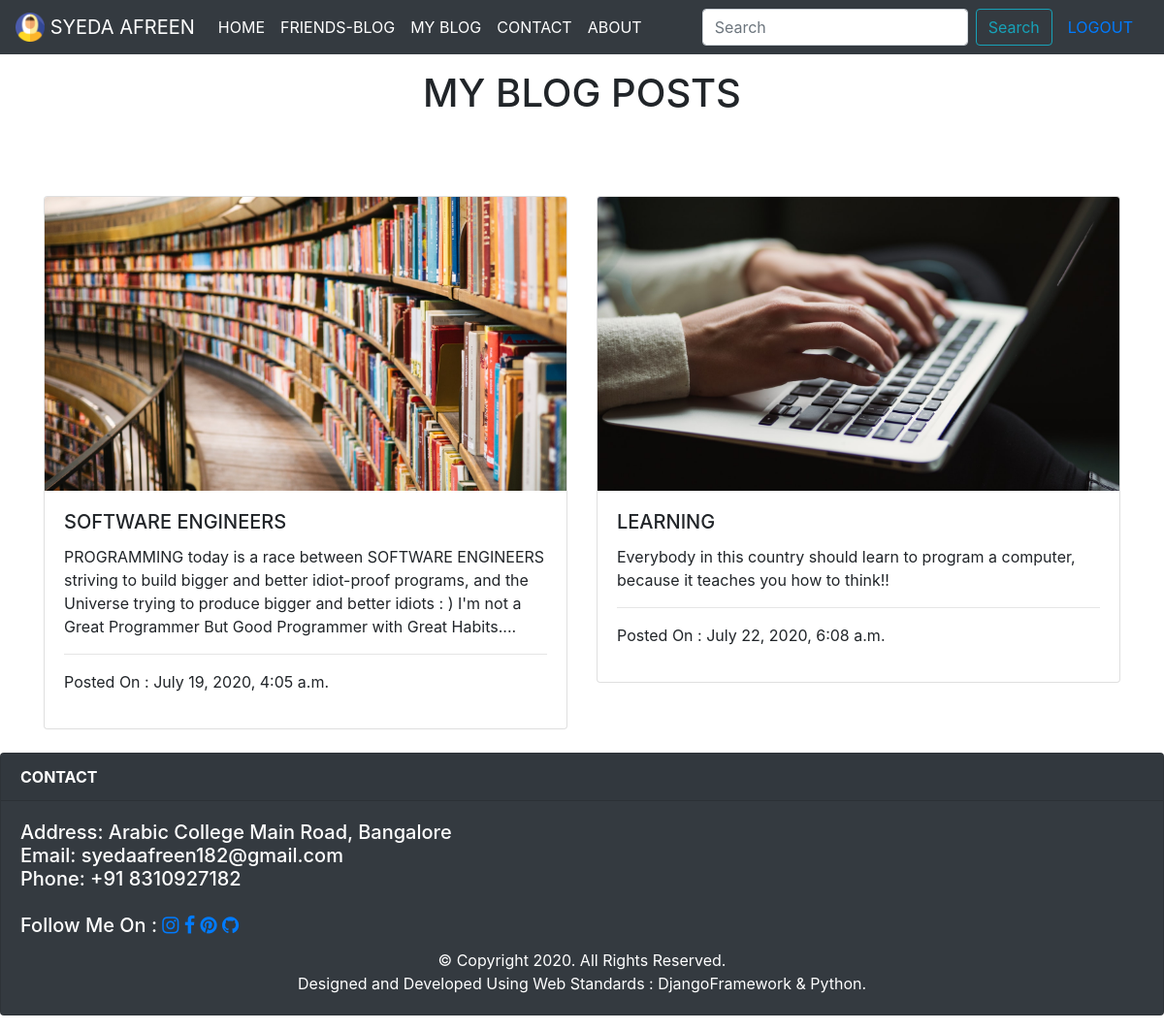
The app's page /handleBlog (signed in) with its own data.
### app/models.py (models this page shows, shortened)
class PersonalBlogPost(models.Model):
    sno=models.AutoField(primary_key=True)
    title=models.CharField(max_length=50)
    content=models.TextField()
    author=models.CharField(max_length=50)
    img=models.ImageField(upload_to='pictures',blank=True,null=True)
    timeStamp=models.DateTimeField(blank=True)

### app/views.py (the view)
# urls.py: path('handleBlog',views.handleBlog,name='handleBlog'),
def handleBlog(request):
    if not request.user.is_authenticated:
        messages.error(request,"Please login and Try Again")
        return redirect('/login')
    posts=PersonalBlogPost.objects.all()
    context = {'posts':posts}
    return render(request,'handleblog.html',context)

### templates/handleblog.html (shortened to what this page needs)
{% extends 'basic.html' %}
{% block body %}
<center><p class="text-center mt-3 mb-3"><h1>MY BLOG POSTS</h1></p></center>
<center>
<div class="container mt-4">
</div>
</center>
<div class="container mt-4">
<div class="row row-cols-1 row-cols-md-2">
{% for post in posts%}
  <div class="col mb-4">
    <div class="card">
      <img src="{{post.img.url}}" class="card-img-top" alt="...">
      <div class="card-body">
        <h5 class="card-title">{{post.title}}</h5>
        <p class="card-text">{{post.content}}</p>
        <hr>
        <p>Posted On : {{post.timeStamp}}</p>
      </div>
    </div>
  </div>
{% endfor %}
</div>
</div>
{% endblock body %}

### templates/basic.html (shortened to what this page needs)
{% load static %}
<!doctype html>
<html lang="en">
  <head>
    <link rel="stylesheet" href="https://stackpath.bootstrapcdn.com/bootstrap/4.5.0/css/bootstrap.min.css">
    <link rel="stylesheet" href="https://cdnjs.cloudflare.com/ajax/libs/font-awesome/4.7.0/css/font-awesome.min.css">
  </head>
  <body>
<nav class="navbar navbar-expand-lg navbar-dark bg-dark">
  <a class="navbar-brand" href="#">
    <img src="{% static 'images/icon.png' %}" width="30" height="30" class="d-inline-block align-top" alt="" loading="lazy">
  SYEDA AFREEN  </a>
  <div class="collapse navbar-collapse" id="navbarSupportedContent">
    <ul class="navbar-nav mr-auto">
      <li class="nav-item active">
        <a class="nav-link" href="/">HOME<span class="sr-only">(current)</span></a>
      </li>
        <li class="nav-item active">
        <a class="nav-link" href="/handleFriendsBlog">FRIENDS-BLOG</a>
      </li>
        <li class="nav-item active">
        <a class="nav-link" href="/handleBlog">MY BLOG</a>
      </li>
      <li class="nav-item active">
        <a class="nav-link" href="/contact">CONTACT</a>
      </li>
      <li class="nav-item active">
        <a class="nav-link" href="/about">ABOUT</a>
      </li>
    </ul>
    <form class="form-inline my-2 my-lg-0" action="/search" method="get">
      <input class="form-control mr-sm-2" type="search" placeholder="Search" aria-label="Search" name="search" id="search">
      <button class="btn btn-outline-info my-2 my-sm-0" type="submit">Search</button>
      <a class="nav-link" href="/handlelogout">LOGOUT</a>
    </form>
  </div>
</nav>
{% block body %}
{% endblock body %}
<div class="card text-white bg-dark mb-3">
  <div class="card-header"><b>CONTACT</b></div>
  <div class="card-body">
    <h5 class="card-title">Address: Arabic College Main Road, Bangalore<br>
    Email: syedaafreen182@gmail.com<br>Phone: +91 8310927182<br><br>
    Follow Me On :
     <a href="https://www.instagram.com/syeda.afreeen/" class="fa fa-instagram"></a>
     <a href="#" class="fa fa-facebook" ></a>
     <a href="https://www.pinterest.com/Syeda Afreen/" class="fa fa-pinterest"></a>
     <a href="https://github.com/Syeda-Afreen/" class="fa fa-github" ></a>
     </h5>
    <center><p class="card-text"> &copy; Copyright 2020. All Rights Reserved.</p></center>
    <center><p class="card-text">Designed and Developed Using Web Standards : DjangoFramework & Python. </p></center>
  </div>
</div>
  </body>
</html>

### records on screen
PersonalBlogPost: img (picture), title "SOFTWARE ENGINEERS", content "PROGRAMMING today is a race between SOFTWARE ENGINEERS striving to build bigger and better idiot-proof programs, and the Universe trying to produce bigger and better idiots : ) I'm not a Great Programmer But Good Programmer with Great Habits....", timeStamp "July 19, 2020, 4:05 a.m."
PersonalBlogPost: img (picture), title "LEARNING", content "Everybody in this country should learn to program a computer, because it teaches you how to think!!", timeStamp "July 22, 2020, 6:08 a.m."
